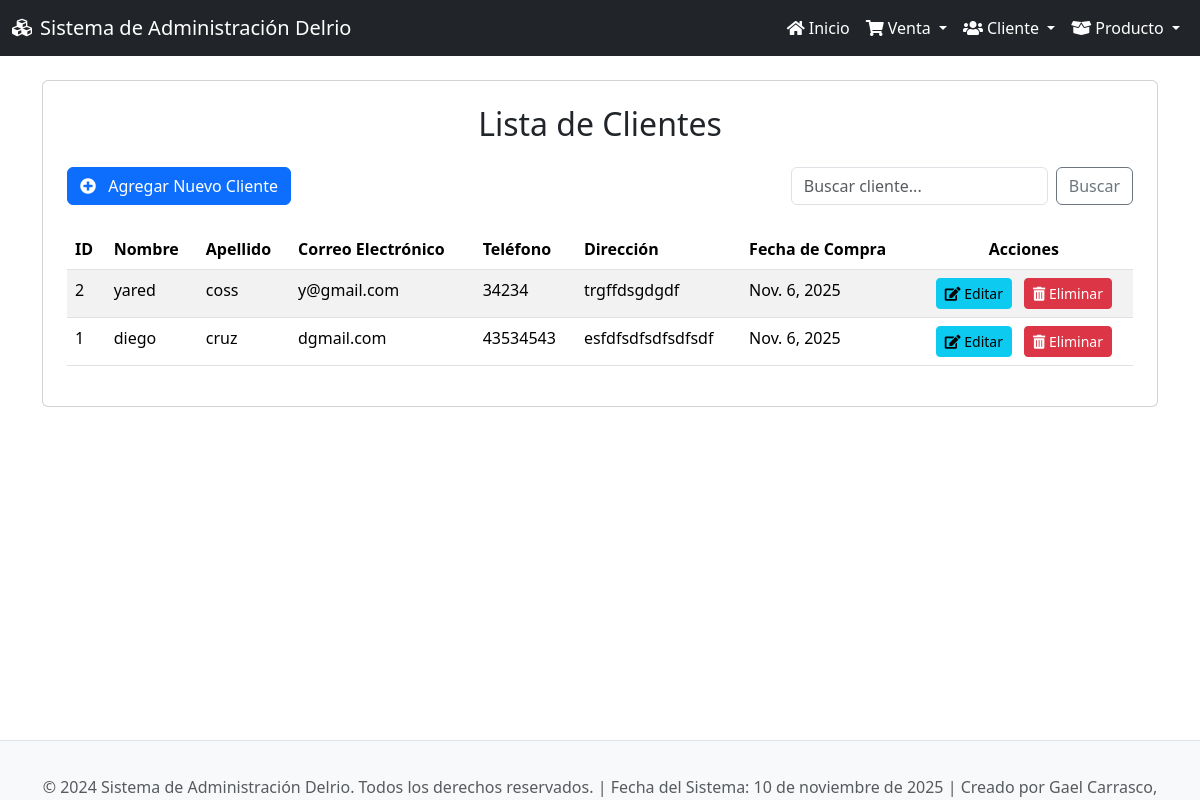
/clientes/, run on the app's committed database.
### app_Delrio/models.py (models this page shows, shortened)
class Cliente(models.Model):
    nom_clie = models.CharField(max_length=100)
    apellido_clie = models.CharField(max_length=100)
    C_E_clie = models.CharField(max_length=100)  # Correo electrónico
    tel_clie = models.CharField(max_length=20)
    direc_clie = models.TextField()
    fech_compra = models.DateField()

### app_Delrio/views.py (the view)
# urls.py: path('clientes/', views.ver_clientes, name='ver_clientes'),
def ver_clientes(request):
    query = request.GET.get('q')
    if query:
        clientes = Cliente.objects.filter(
            Q(nom_clie__icontains=query) |
            Q(apellido_clie__icontains=query) |
            Q(C_E_clie__icontains=query)
        ).order_by('apellido_clie')
    else:
        clientes = Cliente.objects.all().order_by('apellido_clie')
    return render(request, 'clientes/ver_clientes.html', {'clientes': clientes})

### app_Delrio/templates/clientes/ver_clientes.html (shortened to what this page needs)
{% extends 'base.html' %}
{% block content %}
<div class="card p-4">
    <h2 class="card-title text-center mb-4">Lista de Clientes</h2>
    <div class="mb-4 d-flex justify-content-between align-items-center">
        <a href="{% url 'agregar_cliente' %}" class="btn btn-primary">
            <i class="fas fa-plus-circle me-2"></i> Agregar Nuevo Cliente
        </a>
        <form class="d-flex" role="search" method="GET" action="{% url 'ver_clientes' %}">
            <input class="form-control me-2" type="search" placeholder="Buscar cliente..." aria-label="Search" name="q" value="{{ request.GET.q }}">
            <button class="btn btn-outline-secondary" type="submit">Buscar</button>
        </form>
    </div>
    {% if clientes %}
    <div class="table-responsive">
        <table class="table table-hover table-striped">
            <thead>
                <tr>
                    <th scope="col">ID</th>
                    <th scope="col">Nombre</th>
                    <th scope="col">Apellido</th>
                    <th scope="col">Correo Electrónico</th>
                    <th scope="col">Teléfono</th>
                    <th scope="col">Dirección</th>
                    <th scope="col">Fecha de Compra</th>
                    <th scope="col" class="text-center">Acciones</th>
                </tr>
            </thead>
            <tbody>
                {% for cliente in clientes %}
                <tr>
                    <td>{{ cliente.id }}</td>
                    <td>{{ cliente.nom_clie }}</td>
                    <td>{{ cliente.apellido_clie }}</td>
                    <td>{{ cliente.C_E_clie }}</td>
                    <td>{{ cliente.tel_clie }}</td>
                    <td>{{ cliente.direc_clie }}</td>
                    <td>{{ cliente.fech_compra }}</td>
                    <td class="text-center">
                        <a href="{% url 'actualizar_cliente' cliente.id %}" class="btn btn-info btn-sm me-2" title="Editar">
                            <i class="fas fa-edit"></i> Editar
                        </a>
                        <a href="{% url 'borrar_cliente' cliente.id %}" class="btn btn-danger btn-sm" title="Eliminar">
                            <i class="fas fa-trash-alt"></i> Eliminar
                        </a>
                    </td>
                </tr>
                {% endfor %}
            </tbody>
        </table>
    </div>
    {% else %}
    <div class="alert alert-warning text-center" role="alert">
        No hay clientes registrados o no se encontraron resultados para la búsqueda.
    </div>
    {% endif %}
</div>
<link rel="stylesheet" href="https://cdnjs.cloudflare.com/ajax/libs/font-awesome/5.15.4/css/all.min.css">
{% endblock %}

### app_Delrio/templates/base.html (style rules this page uses)
body { display: flex; flex-direction: column; min-height: 100vh; }

### data on the page
Cliente: id "2", nom_clie "yared", apellido_clie "coss", C_E_clie "y@gmail.com", tel_clie "34234", direc_clie "trgffdsgdgdf", fech_compra "Nov. 6, 2025"
Cliente: id "1", nom_clie "diego", apellido_clie "cruz", C_E_clie "dgmail.com", tel_clie "43534543", direc_clie "esfdfsdfsdfsdfsdf", fech_compra "Nov. 6, 2025"
